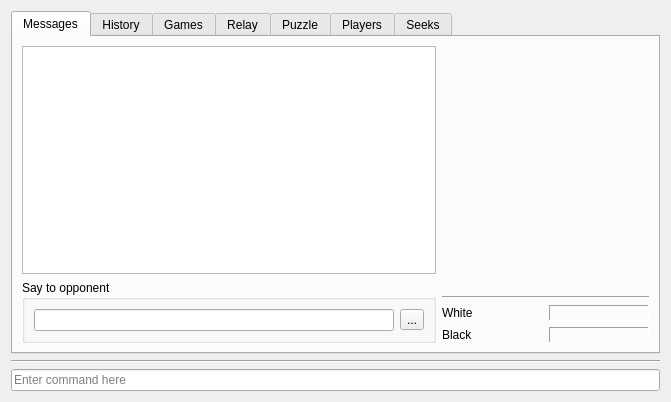
<?xml version="1.0" encoding="UTF-8"?>
<ui version="4.0">
 <class>FicsConsole</class>
 <widget class="QWidget" name="FicsConsole">
  <property name="geometry">
   <rect>
    <x>0</x>
    <y>0</y>
    <width>671</width>
    <height>402</height>
   </rect>
  </property>
  <property name="windowTitle">
   <string>Form</string>
  </property>
  <layout class="QVBoxLayout" name="verticalLayout_2">
   <item>
    <widget class="QTabWidget" name="tabWidget">
     <property name="contextMenuPolicy">
      <enum>Qt::CustomContextMenu</enum>
     </property>
     <property name="toolTip">
      <string/>
     </property>
     <property name="currentIndex">
      <number>0</number>
     </property>
     <widget class="QWidget" name="tabMessages">
      <attribute name="title">
       <string>Messages</string>
      </attribute>
      <layout class="QVBoxLayout" name="verticalLayout">
       <item>
        <layout class="QHBoxLayout" name="layout_message_1" stretch="2,1">
         <item>
          <layout class="QVBoxLayout" name="layout_message_11">
           <item>
            <widget class="QPlainTextEdit" name="textIn">
             <property name="readOnly">
              <bool>true</bool>
             </property>
            </widget>
           </item>
           <item>
            <widget class="QGroupBox" name="groupBox_4">
             <property name="title">
              <string>Say to opponent</string>
             </property>
             <layout class="QVBoxLayout" name="verticalLayout_11">
              <item>
               <layout class="QHBoxLayout" name="layout_message_111">
                <item>
                 <widget class="QLineEdit" name="sayMessage"/>
                </item>
                <item>
                 <widget class="QToolButton" name="btSay">
                  <property name="text">
                   <string>...</string>
                  </property>
                  <property name="icon">
                   <iconset resource="../../resources.qrc">
                    <normaloff>:/images/forward.png</normaloff>:/images/forward.png</iconset>
                  </property>
                 </widget>
                </item>
               </layout>
              </item>
             </layout>
            </widget>
           </item>
          </layout>
         </item>
         <item>
          <layout class="QVBoxLayout" name="layout_message_12">
           <item>
            <widget class="QDialogButtonBox" name="btBoxMessage">
             <property name="orientation">
              <enum>Qt::Vertical</enum>
             </property>
             <property name="standardButtons">
              <set>QDialogButtonBox::NoButton</set>
             </property>
            </widget>
           </item>
           <item>
            <widget class="Line" name="line_2">
             <property name="orientation">
              <enum>Qt::Horizontal</enum>
             </property>
            </widget>
           </item>
           <item>
            <layout class="QHBoxLayout" name="layout_message_121">
             <item>
              <widget class="QLabel" name="label_3">
               <property name="text">
                <string>White</string>
               </property>
              </widget>
             </item>
             <item>
              <widget class="QLabel" name="timeWhite">
               <property name="sizePolicy">
                <sizepolicy hsizetype="Ignored" vsizetype="Preferred">
                 <horstretch>0</horstretch>
                 <verstretch>0</verstretch>
                </sizepolicy>
               </property>
               <property name="frameShape">
                <enum>QFrame::Panel</enum>
               </property>
               <property name="frameShadow">
                <enum>QFrame::Sunken</enum>
               </property>
               <property name="text">
                <string notr="true"/>
               </property>
              </widget>
             </item>
            </layout>
           </item>
           <item>
            <layout class="QHBoxLayout" name="layout_message_122">
             <item>
              <widget class="QLabel" name="label_4">
               <property name="text">
                <string>Black</string>
               </property>
              </widget>
             </item>
             <item>
              <widget class="QLabel" name="timeBlack">
               <property name="sizePolicy">
                <sizepolicy hsizetype="Ignored" vsizetype="Preferred">
                 <horstretch>0</horstretch>
                 <verstretch>0</verstretch>
                </sizepolicy>
               </property>
               <property name="frameShape">
                <enum>QFrame::Panel</enum>
               </property>
               <property name="frameShadow">
                <enum>QFrame::Sunken</enum>
               </property>
               <property name="text">
                <string notr="true"/>
               </property>
              </widget>
             </item>
            </layout>
           </item>
          </layout>
         </item>
        </layout>
       </item>
      </layout>
     </widget>
     <widget class="QWidget" name="tabHistory">
      <attribute name="title">
       <string>History</string>
      </attribute>
      <layout class="QVBoxLayout" name="verticalLayout_3">
       <item>
        <widget class="QGroupBox" name="groupBox_7">
         <property name="title">
          <string>History</string>
         </property>
         <layout class="QVBoxLayout" name="verticalLayout_16">
          <item>
           <widget class="QListWidget" name="listHistory">
            <property name="contextMenuPolicy">
             <enum>Qt::CustomContextMenu</enum>
            </property>
            <property name="toolTip">
             <string>Double click to examine game</string>
            </property>
            <property name="alternatingRowColors">
             <bool>true</bool>
            </property>
           </widget>
          </item>
         </layout>
        </widget>
       </item>
       <item>
        <widget class="QGroupBox" name="groupBox_6">
         <property name="title">
          <string>Finger</string>
         </property>
         <layout class="QVBoxLayout" name="verticalLayout_15">
          <item>
           <widget class="QListWidget" name="listFinger">
            <property name="selectionMode">
             <enum>QAbstractItemView::NoSelection</enum>
            </property>
           </widget>
          </item>
         </layout>
        </widget>
       </item>
      </layout>
     </widget>
     <widget class="QWidget" name="tabGames">
      <attribute name="title">
       <string>Games</string>
      </attribute>
      <layout class="QVBoxLayout" name="verticalLayout_4">
       <item>
        <widget class="QListWidget" name="listGames">
         <property name="contextMenuPolicy">
          <enum>Qt::CustomContextMenu</enum>
         </property>
         <property name="toolTip">
          <string>Double click to follow game</string>
         </property>
         <property name="alternatingRowColors">
          <bool>true</bool>
         </property>
        </widget>
       </item>
      </layout>
     </widget>
     <widget class="QWidget" name="tabRelay">
      <attribute name="title">
       <string>Relay</string>
      </attribute>
      <layout class="QVBoxLayout" name="verticalLayout_6">
       <item>
        <widget class="QListWidget" name="listRelay">
         <property name="contextMenuPolicy">
          <enum>Qt::CustomContextMenu</enum>
         </property>
         <property name="toolTip">
          <string>Double click to follow game</string>
         </property>
         <property name="alternatingRowColors">
          <bool>true</bool>
         </property>
        </widget>
       </item>
      </layout>
     </widget>
     <widget class="QWidget" name="tabPuzzle">
      <attribute name="title">
       <string>Puzzle</string>
      </attribute>
      <layout class="QVBoxLayout" name="verticalLayout_7">
       <item>
        <layout class="QHBoxLayout" name="layout_puzzle">
         <item>
          <widget class="QListWidget" name="listPuzzle">
           <property name="contextMenuPolicy">
            <enum>Qt::CustomContextMenu</enum>
           </property>
           <property name="toolTip">
            <string>Double click to get a puzzle</string>
           </property>
           <property name="alternatingRowColors">
            <bool>true</bool>
           </property>
          </widget>
         </item>
         <item>
          <widget class="QDialogButtonBox" name="btBoxPuzzle">
           <property name="sizePolicy">
            <sizepolicy hsizetype="Fixed" vsizetype="Preferred">
             <horstretch>0</horstretch>
             <verstretch>0</verstretch>
            </sizepolicy>
           </property>
           <property name="orientation">
            <enum>Qt::Vertical</enum>
           </property>
           <property name="standardButtons">
            <set>QDialogButtonBox::NoButton</set>
           </property>
          </widget>
         </item>
        </layout>
       </item>
       <item>
        <widget class="QGroupBox" name="groupBox_2">
         <property name="sizePolicy">
          <sizepolicy hsizetype="Preferred" vsizetype="Expanding">
           <horstretch>0</horstretch>
           <verstretch>0</verstretch>
          </sizepolicy>
         </property>
         <property name="title">
          <string>Messages from Puzzlebot</string>
         </property>
         <layout class="QVBoxLayout" name="verticalLayout_9">
          <item>
           <widget class="QListWidget" name="listPuzzlebotMessages"/>
          </item>
         </layout>
        </widget>
       </item>
      </layout>
     </widget>
     <widget class="QWidget" name="tabPlayers">
      <attribute name="title">
       <string>Players</string>
      </attribute>
      <layout class="QVBoxLayout" name="verticalLayout_5">
       <item>
        <widget class="QTableWidget" name="listPlayers">
         <property name="contextMenuPolicy">
          <enum>Qt::CustomContextMenu</enum>
         </property>
         <property name="alternatingRowColors">
          <bool>true</bool>
         </property>
         <property name="selectionMode">
          <enum>QAbstractItemView::SingleSelection</enum>
         </property>
         <property name="selectionBehavior">
          <enum>QAbstractItemView::SelectRows</enum>
         </property>
         <property name="showGrid">
          <bool>false</bool>
         </property>
         <property name="gridStyle">
          <enum>Qt::NoPen</enum>
         </property>
         <property name="sortingEnabled">
          <bool>true</bool>
         </property>
         <attribute name="horizontalHeaderStretchLastSection">
          <bool>true</bool>
         </attribute>
         <attribute name="verticalHeaderDefaultSectionSize">
          <number>24</number>
         </attribute>
         <column>
          <property name="text">
           <string>Rating</string>
          </property>
         </column>
         <column>
          <property name="text">
           <string>User</string>
          </property>
         </column>
        </widget>
       </item>
      </layout>
     </widget>
     <widget class="QWidget" name="tabSeeks">
      <attribute name="title">
       <string>Seeks</string>
      </attribute>
      <layout class="QVBoxLayout" name="verticalLayout_8">
       <item>
        <widget class="QSplitter" name="splitter">
         <property name="orientation">
          <enum>Qt::Horizontal</enum>
         </property>
         <property name="handleWidth">
          <number>4</number>
         </property>
         <widget class="QGroupBox" name="groupBoxSeek">
          <property name="title">
           <string>Seeks</string>
          </property>
          <layout class="QVBoxLayout" name="verticalLayout_12">
           <item>
            <layout class="QHBoxLayout" name="layout_seek_1">
             <item>
              <widget class="QGroupBox" name="groupBox">
               <property name="title">
                <string/>
               </property>
               <layout class="QVBoxLayout" name="verticalLayout_18">
                <property name="topMargin">
                 <number>6</number>
                </property>
                <property name="bottomMargin">
                 <number>6</number>
                </property>
                <item>
                 <widget class="QRadioButton" name="btLightning">
                  <property name="text">
                   <string>Lightning</string>
                  </property>
                  <property name="checked">
                   <bool>true</bool>
                  </property>
                 </widget>
                </item>
                <item>
                 <widget class="QRadioButton" name="btBlitz">
                  <property name="minimumSize">
                   <size>
                    <width>19</width>
                    <height>0</height>
                   </size>
                  </property>
                  <property name="text">
                   <string>Blitz</string>
                  </property>
                  <property name="checked">
                   <bool>false</bool>
                  </property>
                 </widget>
                </item>
                <item>
                 <widget class="QRadioButton" name="btStandard">
                  <property name="text">
                   <string>Standard</string>
                  </property>
                 </widget>
                </item>
               </layout>
              </widget>
             </item>
             <item>
              <layout class="QVBoxLayout" name="verticalLayout_10">
               <item>
                <widget class="QToolButton" name="ratedOnly">
                 <property name="toolTip">
                  <string>Rated only</string>
                 </property>
                 <property name="text">
                  <string>...</string>
                 </property>
                 <property name="icon">
                  <iconset resource="../../resources.qrc">
                   <normaloff>:/images/rating.png</normaloff>:/images/rating.png</iconset>
                 </property>
                 <property name="checkable">
                  <bool>true</bool>
                 </property>
                </widget>
               </item>
               <item>
                <widget class="QToolButton" name="disableComputer">
                 <property name="toolTip">
                  <string>Human only</string>
                 </property>
                 <property name="text">
                  <string>...</string>
                 </property>
                 <property name="icon">
                  <iconset resource="../../resources.qrc">
                   <normaloff>:/images/computer.png</normaloff>:/images/computer.png</iconset>
                 </property>
                 <property name="checkable">
                  <bool>true</bool>
                 </property>
                </widget>
               </item>
              </layout>
             </item>
             <item>
              <widget class="QListWidget" name="listSeeks">
               <property name="contextMenuPolicy">
                <enum>Qt::CustomContextMenu</enum>
               </property>
              </widget>
             </item>
            </layout>
           </item>
           <item>
            <layout class="QHBoxLayout" name="layout_seek_2">
             <item>
              <widget class="QGroupBox" name="groupBox_8">
               <property name="title">
                <string>Time Control</string>
               </property>
               <layout class="QVBoxLayout" name="verticalLayout_17">
                <item>
                 <layout class="QHBoxLayout" name="horizontalLayout_11">
                  <item>
                   <widget class="QLabel" name="label">
                    <property name="text">
                     <string>Minutes</string>
                    </property>
                   </widget>
                  </item>
                  <item>
                   <widget class="QSpinBox" name="seekTime">
                    <property name="value">
                     <number>1</number>
                    </property>
                   </widget>
                  </item>
                 </layout>
                </item>
                <item>
                 <layout class="QHBoxLayout" name="horizontalLayout_12">
                  <item>
                   <widget class="QLabel" name="label_2">
                    <property name="text">
                     <string>Increment</string>
                    </property>
                   </widget>
                  </item>
                  <item>
                   <widget class="QSpinBox" name="seekIncrement"/>
                  </item>
                 </layout>
                </item>
               </layout>
              </widget>
             </item>
             <item>
              <widget class="QGroupBox" name="groupBox_9">
               <property name="title">
                <string>Elo</string>
               </property>
               <layout class="QVBoxLayout" name="verticalLayout_19">
                <item>
                 <widget class="QSpinBox" name="eloMin">
                  <property name="maximum">
                   <number>9000</number>
                  </property>
                  <property name="singleStep">
                   <number>100</number>
                  </property>
                  <property name="value">
                   <number>0</number>
                  </property>
                 </widget>
                </item>
                <item>
                 <widget class="QSpinBox" name="eloMax">
                  <property name="showGroupSeparator" stdset="0">
                   <bool>false</bool>
                  </property>
                  <property name="maximum">
                   <number>9000</number>
                  </property>
                  <property name="singleStep">
                   <number>100</number>
                  </property>
                  <property name="value">
                   <number>9000</number>
                  </property>
                 </widget>
                </item>
               </layout>
              </widget>
             </item>
             <item>
              <widget class="QGroupBox" name="groupBox_3">
               <property name="title">
                <string>Propose a game</string>
               </property>
               <layout class="QVBoxLayout" name="verticalLayout_20">
                <item>
                 <widget class="QComboBox" name="cbRated">
                  <item>
                   <property name="text">
                    <string>rated</string>
                   </property>
                  </item>
                  <item>
                   <property name="text">
                    <string>unrated</string>
                   </property>
                  </item>
                 </widget>
                </item>
                <item>
                 <widget class="QToolButton" name="btSeek">
                  <property name="text">
                   <string>Seek</string>
                  </property>
                 </widget>
                </item>
               </layout>
              </widget>
             </item>
            </layout>
           </item>
          </layout>
         </widget>
         <widget class="QGroupBox" name="groupBoxNoPlay">
          <property name="sizePolicy">
           <sizepolicy hsizetype="Preferred" vsizetype="Preferred">
            <horstretch>0</horstretch>
            <verstretch>0</verstretch>
           </sizepolicy>
          </property>
          <property name="title">
           <string>No play list</string>
          </property>
          <layout class="QVBoxLayout" name="verticalLayout_13">
           <item>
            <layout class="QHBoxLayout" name="layout_noplay">
             <item>
              <widget class="QLineEdit" name="editNoPlay"/>
             </item>
             <item>
              <widget class="QToolButton" name="btAddNoPlay">
               <property name="text">
                <string>...</string>
               </property>
               <property name="icon">
                <iconset resource="../../resources.qrc">
                 <normaloff>:/images/plus.png</normaloff>:/images/plus.png</iconset>
               </property>
              </widget>
             </item>
            </layout>
           </item>
           <item>
            <widget class="QListWidget" name="listNoPlay"/>
           </item>
          </layout>
         </widget>
        </widget>
       </item>
      </layout>
     </widget>
    </widget>
   </item>
   <item>
    <widget class="Line" name="line">
     <property name="orientation">
      <enum>Qt::Horizontal</enum>
     </property>
    </widget>
   </item>
   <item>
    <widget class="QLineEdit" name="textOut">
     <property name="placeholderText">
      <string>Enter command here</string>
     </property>
    </widget>
   </item>
  </layout>
 </widget>
 <resources>
  <include location="../../resources.qrc"/>
 </resources>
 <connections/>
</ui>
